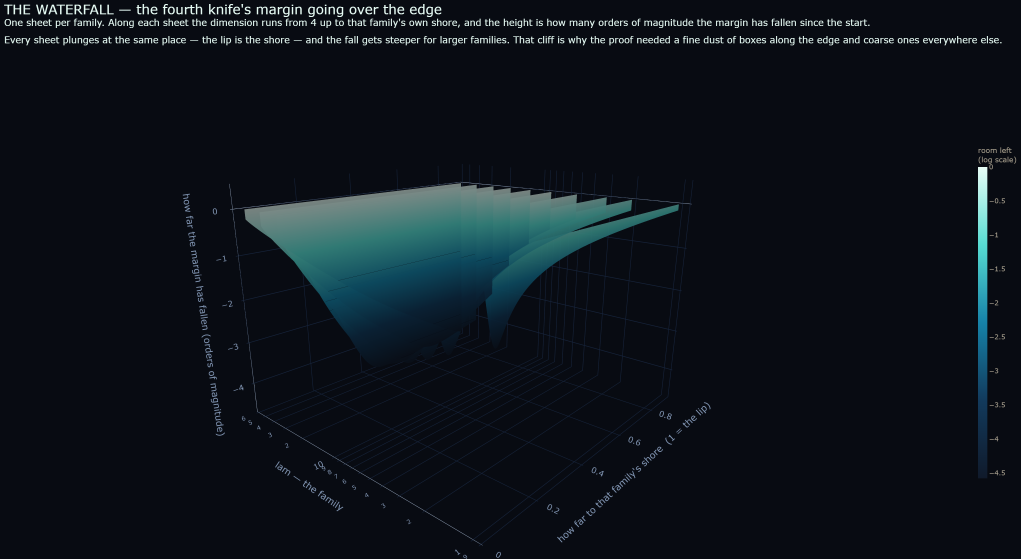
#> input picture article/visuals/the-waterfall.png, 3061 x 1677 px (shown at 1/3 size)
$ python the_waterfall.py
#> lines starting #> are read from the running program, lines starting #| are printed output that depends on the picture
### projects/qg-bootstrap/lab/keystone_hunt.py
"""Keystone step 1: adversarial counterexample hunt in the FIXED-SPIN regime.

The grand completeness theorem needs all knives j at once, including j
growing with n (fixed spin l = 2n - 2j small). Per protocol, BEFORE any
proof attempt we hunt for counterexamples exactly there.

FROZEN CRITERIA (before results): a violation is an exact rational point
(lam, D, n, j) with 4 <= D <= T_hat(lam) = min_{3<=k<=60} T_k(lam) and
P_j = (-1)^{j-1} B_j < 0 (exact fmpq arithmetic, no floats). Any violation
is a counterexample candidate for the grand theorem (double-check + freeze).
Grid: l in {0,2,4,6}; n = l/2+j+... i.e. j = n - l/2, n up to NMAX;
lam: dense rational grid incl. branch seams k(k+1) transitions, tiny lam,
lam near 26; D: 4, midpoints, T_hat - eps ladder (boundary-hugging).

Artifact: results/keystone_hunt.json (checks, violations, runtime).
"""

from __future__ import annotations

import json
import os
import subprocess
import sys
import time
from fractions import Fraction
from pathlib import Path

from flint import fmpq

sys.path.insert(0, str(Path(__file__).resolve().parent))
from knife_proof2 import Bj_coeffs  # exact integer coefficients

RES = Path(__file__).resolve().parents[1] / "results"
NMAX = int(os.environ.get("NMAX", "120"))
SPINS = [0, 2, 4, 6]


def T_k(k, lam):
    return Fraction(3 * (2 * k - 3), k * (k - 2)) * (lam * lam + (2 * k - 2) * lam + 1) + 2 * k


def T_hat(lam):
    """The shore: min over ALL k >= 3, with an lam-adaptive scan window.

    ERR-0003 (found 2026-08-17): this used a hard-coded range(3, 61). For
    large lam the minimising k grows like sqrt(3)*lam, so the cap silently
    OVERESTIMATED the shore: 1.06x at lam = 60, 1.47x at lam = 150, 5.96x
    at lam = 1000. The older release code (release/qg-blade-theorem/lab/
    bruteforce_recheck.py) already scanned an adaptive window -- the new
    code was a regression against the old one. Published results were NOT
    affected (their scripts scan range(3, 400) or range(3, 3000), and the
    bruteforce recheck used min(4000, 3*lam+50)); the keystone_* artifacts
    of 2026-08-17 were, and are regenerated.
    """
    kmax = max(61, int(3 * lam) + 60)
    return min(T_k(k, lam) for k in range(3, kmax))


# [73 lines left out: functions lam_grid, eval_P, main, not called in this run]


# [2 lines that do not run on import are left out]

### projects/qg-bootstrap/lab/knife_closed_form.py
"""EVERY KNIFE IN CLOSED FORM -- no integrals, no sums over the level.

The chain, each link verified rather than trusted:

1. The Jacobi normal form (lab/jacobi_normal_form.py, 4500 exact sign checks
   against an independently computed value) says knife j is the m-th Jacobi
   coefficient of F, with m = n - j.
2. Orthogonality leaves exactly j terms, and the moments have a Saalschutz
   closed form (432 exact checks).
3. The ratio of consecutive moments collapses to elementary products, so after
   dividing by the (positive) t = 0 term:

       knife j > 0  <=>  SUM_{t=0}^{j-1} (-1)^t E_2t(n) s^{-2t} R_t  >  0,

       R_0 = 1,
       R_t = [prod_{i=1..t} (j-i)] [prod_{i=1..t} (D + 4n - 2j - 5 - 2(i-1))]
             / ( [prod_{i=1..t} (n-i)] [prod_{i=1..t} (2n-1-2i)] ),
       s   = lam + n - 1.

4. The central factorial numbers are explicit polynomials in n (verified on BOTH
   parities up to n = 59), so the whole condition is one rational function of
   (n, D, lam) per knife.

WHY THIS IS WORTH HAVING. Knife 2 is the published shore, knife 3 the published
blade theorem; this module produces the same shape of statement for ANY j, and
in particular gives P4, the fourth knife, as an explicit polynomial: degree 9 in
n, 3 in D, 6 in lam.

Two off-by-one errors in my own derivation of R_t were caught by the numeric
check below, which is why it runs before anything is printed as a result.

sympy is used only for the SYMBOLIC derivation; every verification goes through
the flint engine (see CLAUDE.md, the fast-engine law).

Run: python lab/knife_closed_form.py -> results/knife_closed_form.json
"""

# ENGINE-OK: Fraction here is interface only -- parameter values (lam, D) handed
# to jacobi_coeff_rec, which computes on flint. The symbolic derivation is sympy
# by design (CLAUDE.md allows sympy for derivation, not for bulk arithmetic).

from __future__ import annotations

import json
import sys
import time
from fractions import Fraction as F
from pathlib import Path

import sympy as sp

sys.path.insert(0, str(Path(__file__).resolve().parent))
from jacobi_normal_form import jacobi_coeff_rec  # noqa: E402
from keystone_hunt import T_hat  # noqa: E402
from knife_proof2 import e_doubled_int  # noqa: E402
from provenance import stamp  # noqa: E402

RES = Path(__file__).resolve().parents[1] / "results"
n, D, lam = sp.symbols("n D lam", positive=True)

E_POLY = {
    0: sp.Integer(1),
    1: n * (n - 1) * (n - 2) / 3,
    2: n * (n - 1) * (n - 2) * (5 * n**3 - 24 * n**2 + 28 * n + 12) / 90,
    3: (
        n
        * (n - 1)
        * (n - 2)
        * (n - 3)
        * (n - 4)
        * (35 * n**4 - 154 * n**3 + 172 * n**2 + 292 * n + 120)
        / 5670
    ),
    4: (
        n
        * (n - 1)
        * (n - 2)
        * (n - 3)
        * (n - 4)
        * (
            175 * n**7
            - 2240 * n**6
            + 10216 * n**5
            - 16520 * n**4
            - 11600 * n**3
            + 41440 * n**2
            + 68304 * n
            + 30240
        )
        / 340200
    ),
    5: (
        n
        * (n - 1)
        * (n - 2)
        * (n - 3)
        * (n - 4)
        * (n - 5)
        * (n - 6)
        * (
            385 * n**8
            - 4620 * n**7
            + 19536 * n**6
            - 21912 * n**5
            - 66480 * n**4
            + 127200 * n**3
            + 535664 * n**2
            + 616992 * n
            + 241920
        )
        / 11226600
    ),
}


# [9 lines left out: function check_E_polynomials, not called in this run]


def R_t(t: int, j: int):
    """Ratio of the t-th moment to the leading one, elementary and finite."""
    if t == 0:
        return sp.Integer(1)
    num = sp.prod([j - i for i in range(1, t + 1)]) * sp.prod(
        [D + 4 * n - 2 * j - 5 - 2 * (i - 1) for i in range(1, t + 1)]
    )
    den = sp.prod([n - i for i in range(1, t + 1)]) * sp.prod(
        [2 * n - 1 - 2 * i for i in range(1, t + 1)]
    )
    return num / den


def knife_expr(j: int):
    """The knife-j condition as a single rational function of (n, D, lam)."""
    if j - 1 > max(E_POLY):
        raise ValueError(f"need E_{2 * (j - 1)}; only up to E_{2 * max(E_POLY)} is derived")
    s = lam + n - 1
    return sp.together(sum((-1) ** t * E_POLY[t] / s ** (2 * t) * R_t(t, j) for t in range(j)))


def knife_polynomial(j: int):
    """Numerator of the condition: all cleared denominators are positive here."""
    return sp.expand(sp.numer(sp.together(sp.simplify(knife_expr(j)))))


# [74 lines left out: functions verify_against_engine, main, not called in this run]


# [2 lines that do not run on import are left out]

### article/visuals/the_waterfall.py
"""THE WATERFALL -- the fourth knife's margin, sheet by sheet, going over the edge.

Real numbers, drawn to be looked at. Each sheet is one family (one lam): the
height is how much room the fourth knife has left before it would cut, over the
plane of level n and dimension D. Every sheet ends at its own shore -- the
dimension where the family stops being allowed -- and that is where the water
goes over.

Why it looks like a waterfall rather than a hill: the margin is enormous deep
inside the allowed region and collapses toward the shore, and the shore itself
moves outward as lam grows. So the sheets stack into a cascade whose lip traces
the shore curve.

Height is a signed logarithm of the knife polynomial, so ten orders of magnitude
fit in one picture; the water is cyan where there is room and turns dark at the
lip. Nothing is fitted and nothing is smoothed: every value is the exact
polynomial of lab/knife_closed_form.py evaluated on the grid.
"""

import sys
from fractions import Fraction as F
from pathlib import Path

sys.path.insert(0, str(Path(__file__).resolve().parents[2] / "projects" / "qg-bootstrap" / "lab"))
import numpy as np  # noqa: E402
import plotly.graph_objects as go  # noqa: E402
import sympy as sp  # noqa: E402
from keystone_hunt import T_hat  # noqa: E402
from knife_closed_form import D as Dsym  # noqa: E402
from knife_closed_form import knife_polynomial, lam as lamsym, n as nsym  # noqa: E402
from PIL import Image, ImageChops  # noqa: E402

P4 = sp.lambdify((nsym, Dsym, lamsym), knife_polynomial(4), "numpy")
LAMS = [F(1), F(2), F(3), F(5), F(8), F(12), F(18), F(26), F(38), F(55)]

fig = go.Figure()
pal = ["#0b2c4a", "#0f4c75", "#1682a8", "#28b6c8", "#5fe0d8", "#9ff2e0", "#c9f7e8", "#e8fdf6"]

for idx, lv in enumerate(LAMS):
    shore = T_hat(float(lv))
    nn = np.linspace(4, 90, 170)
    # x is the fraction of the way to that family's own shore, so every sheet
    # ends at exactly 1 and the lips line up into a single wall of water
    frac = np.linspace(0.02, 0.999, 190)
    dd = 4 + frac * (shore - 4)
    N, Dg = np.meshgrid(nn, dd, indexing="ij")
    V = np.maximum(P4(N, Dg, float(lv)), 1e-300)
    # FALL relative to the start of the sheet: 0 at D = 4, plunging at the lip.
    # The first attempt plotted the raw logarithm and the sheets came out flat
    # and overlapping -- the variation across a sheet is dwarfed by the variation
    # between families, so it has to be measured within each sheet.
    H = np.log10(V) - np.log10(V[:, :1])
    # the lip: fade the sheet out exactly at the shore
    fig.add_trace(
        go.Surface(
            x=frac,
            y=np.full_like(frac, float(lv)),
            z=H.T,
            surfacecolor=H.T,
            showscale=(idx == len(LAMS) - 1),
            colorscale=[
                [0.0, "#101a2b"],
                [0.25, "#123a5c"],
                [0.5, "#1682a8"],
                [0.75, "#57dcd2"],
                [1.0, "#e8fdf6"],
            ],
            opacity=0.93,
            lighting=dict(ambient=0.55, diffuse=0.75, specular=0.35, roughness=0.45),
            contours=dict(z=dict(show=True, start=-30, end=0, size=2, color="#04070d", width=1)),
            colorbar=dict(
                title=dict(text="room left<br>(log scale)", font=dict(color="#a8a08e", size=11)),
                tickfont=dict(color="#a8a08e", size=10),
                thickness=14,
                len=0.7,
            ),
            name=f"lam = {lv}",
        )
    )

fig.update_layout(
    template="plotly_dark",
    paper_bgcolor="#080b12",
    plot_bgcolor="#080b12",
    title=dict(
        text="THE WATERFALL — the fourth knife's margin going over the edge"
        "<br><sup>One sheet per family. Along each sheet the dimension runs from "
        "4 up to that family's own shore, and the height is how many orders of "
        "magnitude the margin has fallen since the start.<br>Every sheet plunges "
        "at the same place — the lip is the shore — and the fall gets steeper for "
        "larger families. That cliff is why the proof needed a fine dust of boxes "
        "along the edge and coarse ones everywhere else.</sup>",
        font=dict(color="#e8fdf6", size=20),
        x=0.02,
        y=0.95,
    ),
    scene=dict(
        xaxis=dict(
            title="how far to that family's shore  (1 = the lip)",
            backgroundcolor="#080b12",
            gridcolor="#16233a",
            color="#7f93b0",
        ),
        yaxis=dict(
            title="lam — the family",
            backgroundcolor="#080b12",
            gridcolor="#16233a",
            color="#7f93b0",
            type="log",
        ),
        zaxis=dict(
            title="how far the margin has fallen (orders of magnitude)",
            backgroundcolor="#080b12",
            gridcolor="#16233a",
            color="#7f93b0",
        ),
        aspectratio=dict(x=1.3, y=1.25, z=0.95),
        camera=dict(eye=dict(x=-1.75, y=-1.55, z=0.72), center=dict(x=0, y=0, z=-0.05)),
    ),
    margin=dict(l=0, r=0, t=118, b=0),
    width=1560,
    height=860,
)

out = Path(__file__).resolve().parent / "the-waterfall.png"
fig.write_image(str(out), scale=2)
im = Image.open(out).convert("RGB")
#> im is the input picture: PIL image 3061x1677 RGB; mean R, G, B 13.3, 20, 27
bg = Image.new("RGB", im.size, (8, 11, 18))
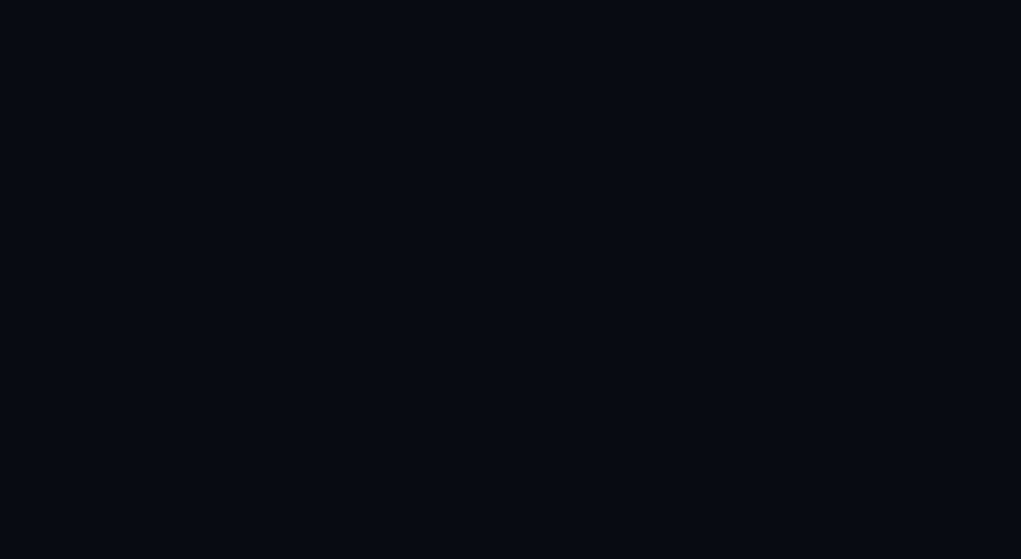
#> bg: PIL image 3061x1677 RGB (shown at 1/3 size); mean R, G, B 8, 11, 18
bbox = ImageChops.difference(im, bg).convert("L").point(lambda v: 255 if v > 10 else 0).getbbox()
#> bbox = (12, 12, 3049, 1677)
pad = 12
im.crop(
    (
        max(0, bbox[0] - pad),
        max(0, bbox[1] - pad),
        min(im.width, bbox[2] + pad),
        min(im.height, bbox[3] + pad),
    )
).save(out)
print("saved", out, Image.open(out).size)

$ run again, with article/visuals/all-knives-one-line.png copied over article/visuals/the-waterfall.png
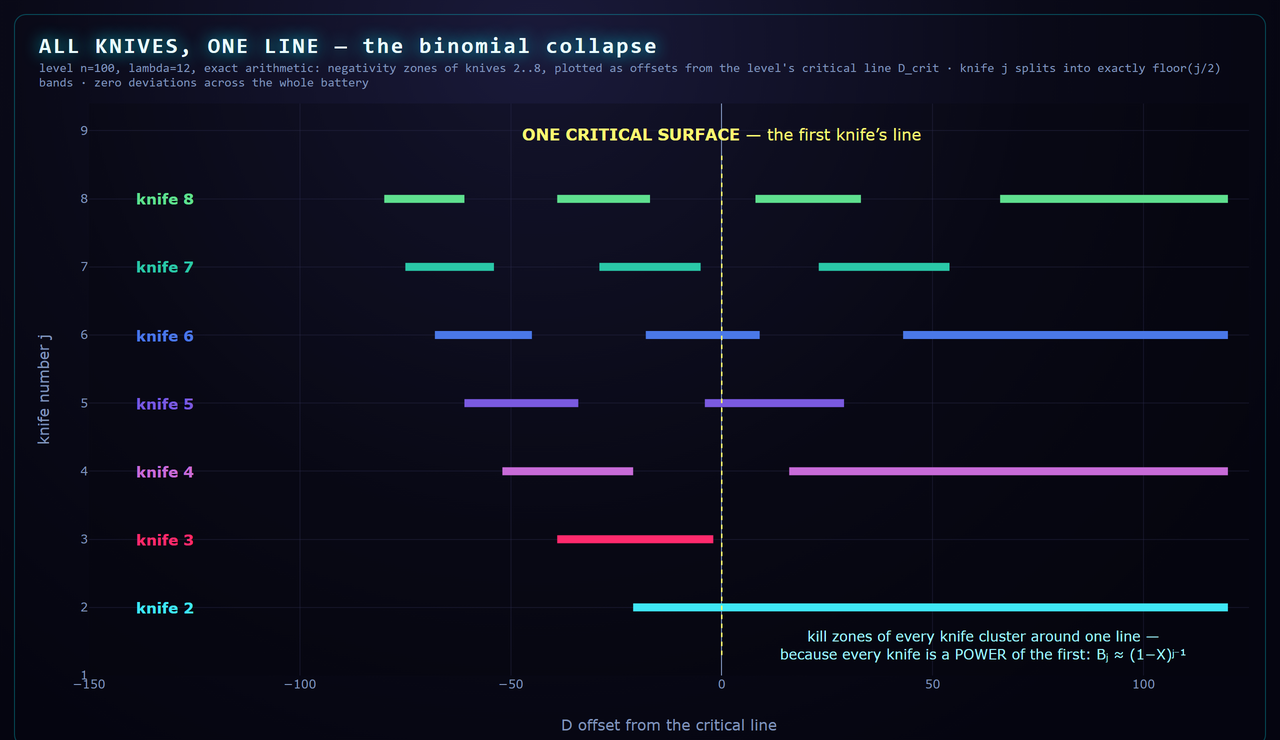
#> input picture article/visuals/all-knives-one-line.png, 1280 x 740 px
#> im is the input picture: PIL image 1280x740 RGB; mean R, G, B 14.6, 16.9, 31.5
#> bbox = (14, 0, 1266, 740)
#> `im.crop( ( max(0, bbox[0] - pad), max(0, bbox[1] - pad), min(im.width,..`:
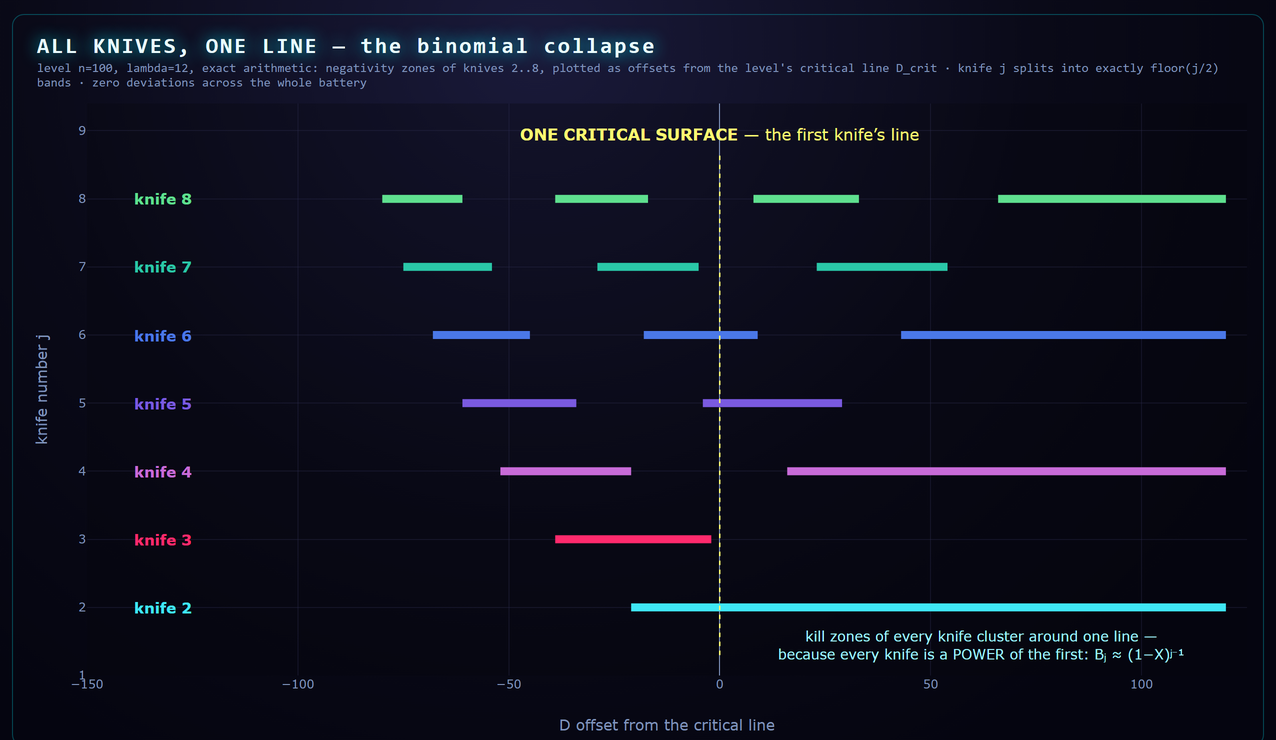
#> saved as the-waterfall.png: PIL image 1276x740 RGB; mean R, G, B 14.6, 16.9, 31.6
